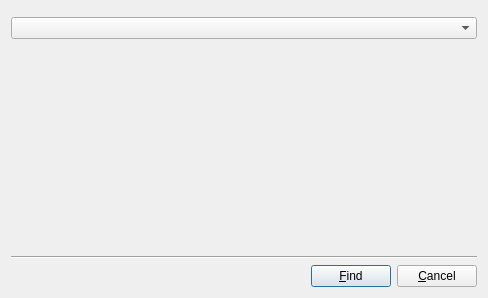
<?xml version="1.0" encoding="UTF-8"?>
<ui version="4.0">
 <class>BoardSearchDialog</class>
 <widget class="QDialog" name="BoardSearchDialog">
  <property name="geometry">
   <rect>
    <x>0</x>
    <y>0</y>
    <width>488</width>
    <height>298</height>
   </rect>
  </property>
  <property name="windowTitle">
   <string>Search Board</string>
  </property>
  <layout class="QVBoxLayout" name="verticalLayout">
   <item>
    <layout class="QHBoxLayout" name="horizontalLayout">
     <item>
      <widget class="BoardView" name="boardView" native="true"/>
     </item>
    </layout>
   </item>
   <item>
    <widget class="QComboBox" name="modeCombo">
     <property name="sizePolicy">
      <sizepolicy hsizetype="Preferred" vsizetype="Preferred">
       <horstretch>0</horstretch>
       <verstretch>0</verstretch>
      </sizepolicy>
     </property>
    </widget>
   </item>
   <item>
    <spacer name="verticalSpacer">
     <property name="orientation">
      <enum>Qt::Vertical</enum>
     </property>
     <property name="sizeHint" stdset="0">
      <size>
       <width>20</width>
       <height>40</height>
      </size>
     </property>
    </spacer>
   </item>
   <item>
    <widget class="Line" name="line">
     <property name="orientation">
      <enum>Qt::Horizontal</enum>
     </property>
    </widget>
   </item>
   <item>
    <layout class="QHBoxLayout" name="horizontalLayout_2">
     <item>
      <spacer name="horizontalSpacer">
       <property name="orientation">
        <enum>Qt::Horizontal</enum>
       </property>
       <property name="sizeHint" stdset="0">
        <size>
         <width>40</width>
         <height>20</height>
        </size>
       </property>
      </spacer>
     </item>
     <item>
      <layout class="QVBoxLayout" name="verticalLayout_2"/>
     </item>
     <item>
      <widget class="QPushButton" name="okButton">
       <property name="text">
        <string>&amp;Find</string>
       </property>
       <property name="default">
        <bool>true</bool>
       </property>
      </widget>
     </item>
     <item>
      <widget class="QPushButton" name="cancelButton">
       <property name="text">
        <string>&amp;Cancel</string>
       </property>
      </widget>
     </item>
    </layout>
   </item>
  </layout>
 </widget>
 <customwidgets>
  <customwidget>
   <class>BoardView</class>
   <extends>QWidget</extends>
   <header>boardview.h</header>
  </customwidget>
 </customwidgets>
 <resources/>
 <connections/>
</ui>
